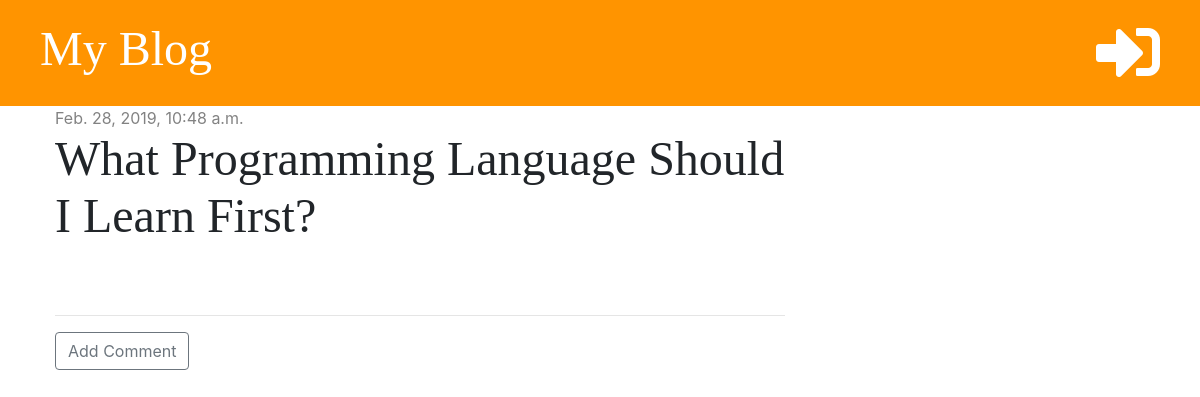
/post/1/, run on an earlier commit of the app's database.
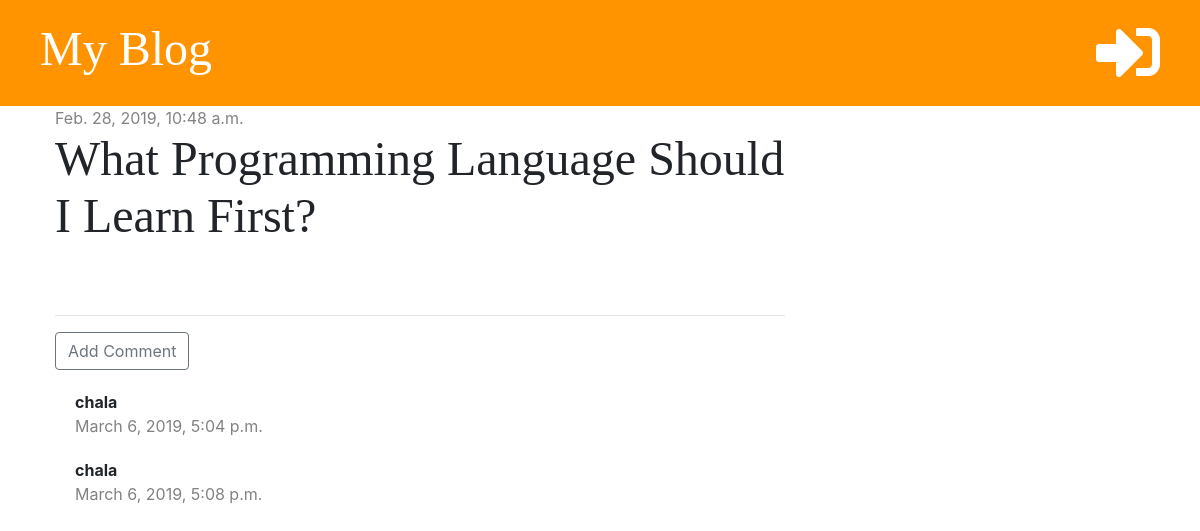
And on a later commit of the database.
### blog/models.py (models this page shows, shortened)
class Comment(models.Model):
    post = models.ForeignKey('blog.Post', on_delete=models.CASCADE, related_name='comments')
    author = models.CharField(max_length=200)
    text = models.TextField()
    created_date = models.DateTimeField(default=timezone.now)
    approved = models.BooleanField(default=False)

### blog/views.py (the view)
# urls.py: path('post/<int:pk>/', views.post_detail, name='post_detail'),
def post_detail(request, pk):
    post = get_object_or_404(Post, pk=pk)
    stuff_for_frontend = {'post': post}
    return render(request, 'blog/post_detail.html', stuff_for_frontend)

### blog/templatetags/markdownify.py (called while the page is built)
@register.filter
def markdown(value):
    renderer = HighlightRenderer()
    markdown = mistune.Markdown(renderer=renderer)
    return markdown(value)

### blog/templates/blog/post_detail.html (shortened to what this page needs)
{% extends 'blog/base.html' %}
{% load markdownify %}
{% block content %}
    <div class="post">
        {% if post.published_date %}
            <div class="date">
                {{ post.published_date }}
            </div>
        {% else %}
            <a href="{% url 'post_publish' pk=post.pk %}" class="btn btn-primary">Publish</a>
        {% endif %}
        <h1>{{ post.title }}</h1>
    </div>
    <hr>
    <a href="{% url 'add_comment_to_post' pk=post.pk %}" class="btn btn-outline-secondary">Add Comment</a>
    {% for comment in post.comments.all %}
        {% if user.is_authenticated or comment.approved %}
            <div class="comment">
                <strong>{{ comment.author }}</strong>
                <div class="date">
                    <p>{{ comment.created_date }}</p>
                </div>
            </div>
        {% endif %}
    {% empty %}
        <p>No Comments..</p>
    {% endfor %}
{% endblock %}

What changed in the data, as far as the page shows it:
now on this page (row edited): Comment: author "chala", created_date "March 6, 2019, 5:04 p.m."
now on this page (row edited): Comment: author "chala", created_date "March 6, 2019, 5:08 p.m."
